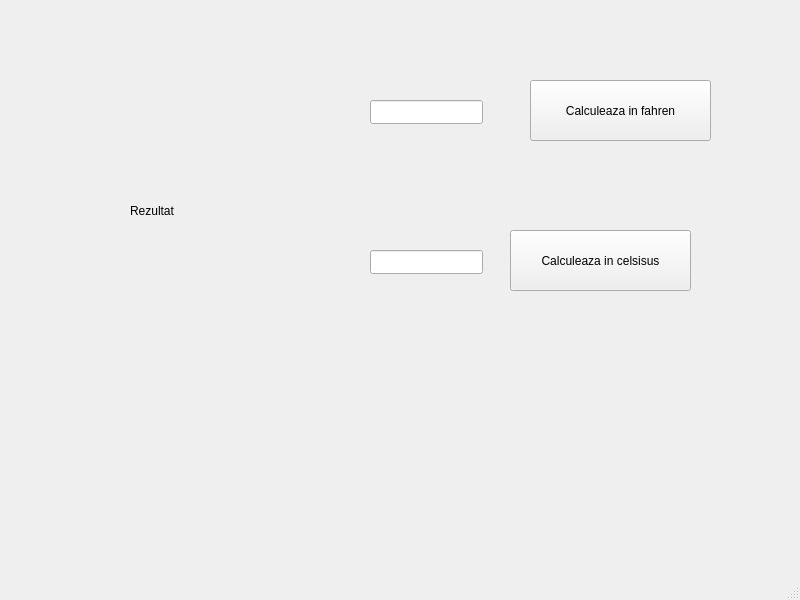
<?xml version="1.0" encoding="UTF-8"?>
<ui version="4.0">
 <class>MainWindow</class>
 <widget class="QMainWindow" name="MainWindow">
  <property name="geometry">
   <rect>
    <x>0</x>
    <y>0</y>
    <width>800</width>
    <height>600</height>
   </rect>
  </property>
  <property name="windowTitle">
   <string>MainWindow</string>
  </property>
  <widget class="QWidget" name="centralwidget">
   <widget class="QPushButton" name="celsiusButton">
    <property name="geometry">
     <rect>
      <x>530</x>
      <y>80</y>
      <width>181</width>
      <height>61</height>
     </rect>
    </property>
    <property name="text">
     <string>Calculeaza in fahren</string>
    </property>
   </widget>
   <widget class="QPushButton" name="fahrenheitButton">
    <property name="geometry">
     <rect>
      <x>510</x>
      <y>230</y>
      <width>181</width>
      <height>61</height>
     </rect>
    </property>
    <property name="text">
     <string>Calculeaza in celsisus</string>
    </property>
   </widget>
   <widget class="QLineEdit" name="celsiusLineEdit">
    <property name="geometry">
     <rect>
      <x>370</x>
      <y>100</y>
      <width>113</width>
      <height>24</height>
     </rect>
    </property>
   </widget>
   <widget class="QLabel" name="resultLabel">
    <property name="geometry">
     <rect>
      <x>130</x>
      <y>190</y>
      <width>81</width>
      <height>41</height>
     </rect>
    </property>
    <property name="text">
     <string>Rezultat</string>
    </property>
   </widget>
   <widget class="QLineEdit" name="fahrenheitLineEdit">
    <property name="geometry">
     <rect>
      <x>370</x>
      <y>250</y>
      <width>113</width>
      <height>24</height>
     </rect>
    </property>
   </widget>
  </widget>
  <widget class="QMenuBar" name="menubar">
   <property name="geometry">
    <rect>
     <x>0</x>
     <y>0</y>
     <width>800</width>
     <height>21</height>
    </rect>
   </property>
  </widget>
  <widget class="QStatusBar" name="statusbar"/>
 </widget>
 <resources/>
 <connections/>
</ui>
